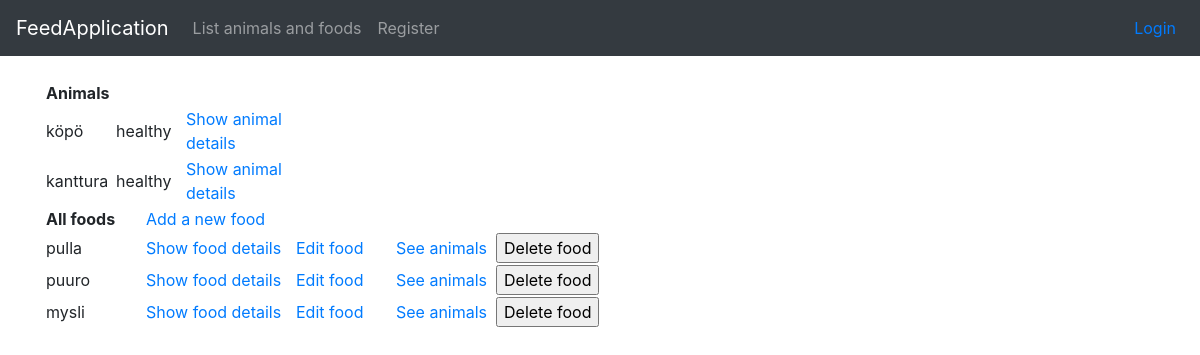
Page /animals/ on the earlier database version.
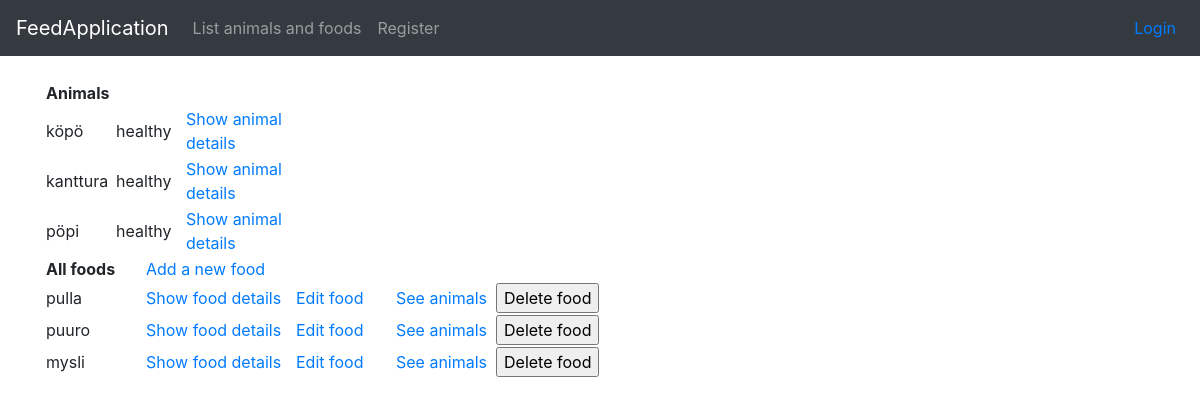
Same page on the later database version.
### application/animals/models.py (models this page shows, shortened)
class Animal(Base):
    name = db.Column(db.String(144), nullable=False)
    account_id = db.Column(db.Integer, db.ForeignKey('account.id'),
                           nullable=False)
    user = db.relationship("User", backref='animal', lazy=True)
    foods = db.relationship("Food", secondary=animals_foods, back_populates='animals', lazy='dynamic')
    sick = db.Column(db.Boolean, nullable=False)

class Food(Base):
    name = db.Column(db.String(144), unique=True, nullable = False) #unique lisätty
    animals = db.relationship("Animal", secondary=animals_foods, back_populates='foods', lazy='dynamic')
    price = db.Column(db.Integer, nullable = True)

### application/animals/views.py (the view)
@app.route("/animals/", methods=["GET"])
def animals_index():
    return render_template("animals/list.html", animals = Animal.query.all(), foods = Food.query.all())

### application/templates/animals/list.html (shortened to what this page needs)
{% extends "layout.html" %}
{% block body %}
  <table>
    <tr>
      <td><b>Animals</b></td>
      <td></td>
      <td></td>
    </tr>
    <tr>
      {% for animal in animals %}
      <td style="width:70px">{{ animal.name }}</td>
      {% if animal.sick == True %}
      <td style="width:70px">sick</td>
      {% else %}
      <td style="width:70px">healthy</td>
      {% endif %}
      <td style="width:150px"><a href="{{ url_for('animals_show_animal', animal_id=animal.id) }}">Show animal details</a></td>
    </tr>
    {% endfor %}
  </table>
  <table>
    <tr>
      <td style="width:100px"><b>All foods</b></td>
      <td style="width:150px"><a href="{{ url_for('new_food_form') }}">Add a new food</a></td>
    </tr>
      {% for food in foods %}
        <tr><td>{{ food.name }}</td>
          <td style="width:150px"><a href="{{ url_for('show_food', food_id=food.id)}}">Show food details</a></td>
          <td style="width:100px"><a href="{{ url_for('show_update_food', food_id=food.id)}}">Edit food</a></td>
          <td style="width:100px"><a href="{{ url_for('show_animals_per_food', food_id=food.id)}}">See animals</a></td>
          <td><form method="GET" action="{{ url_for('foods_delete', food_id=food.id) }}">
            <input type="submit" value="Delete food"/></form></td>
        </tr>
      {% endfor %}
  </table>
{% endblock %}

### application/templates/layout.html (shortened to what this page needs)
<!DOCTYPE html>
<html>
  <head>
    <link rel="stylesheet" href="https://maxcdn.bootstrapcdn.com/bootstrap/4.0.0/css/bootstrap.min.css">
  </head>
  <body>
    <nav class="navbar navbar-expand-md navbar-dark bg-dark mb-4">
      <a class="navbar-brand" href="#">FeedApplication</a>
<div class="collapse navbar-collapse" id="navbarCollapse">
        <ul class="navbar-nav mr-auto">
          <li class="nav-item">
            <a class="nav-link" href="{{ url_for('animals_index') }} ">List animals and foods</a>
          </li>
          <li class="nav-item">
            <a class="nav-link" href="{{ url_for('animals_userform') }} ">Register</a>
          </li>
        </ul>
        <div class="form-inline mt-2 mt-md-0 px-2">
          {% if current_user.is_authenticated %}
            <div class="px-2"><a href="{{ url_for('current_animals') }} ">Info for current user</a></div>
            <div class="px-2"></div><a href="{{ url_for('animals_form') }} ">Add an animal</a></div>
            <div class="px-2"><a href="{{ url_for('auth_logout') }}">Hello {{ current_user.name }} -- Logout</a></div>
	        {% else %}
	        <a href="{{ url_for('auth_login') }}">Login</a>
	        {% endif %}
        </div>
  </div>
    </nav>
    <main role="main" class="container">
    {% block body %}{% endblock %}
    </main>
  </body>
</html>

Differences in the rows shown:
added Animal: name "pöpi", sick "healthy"
